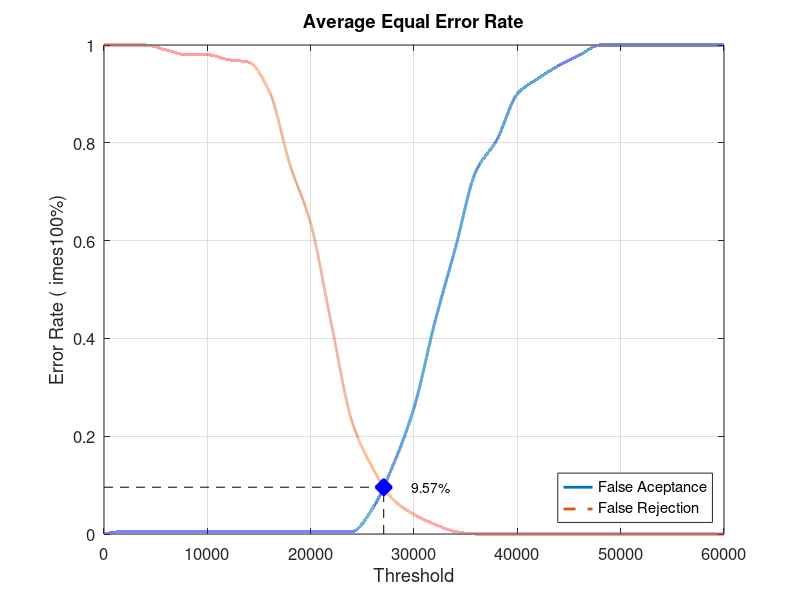
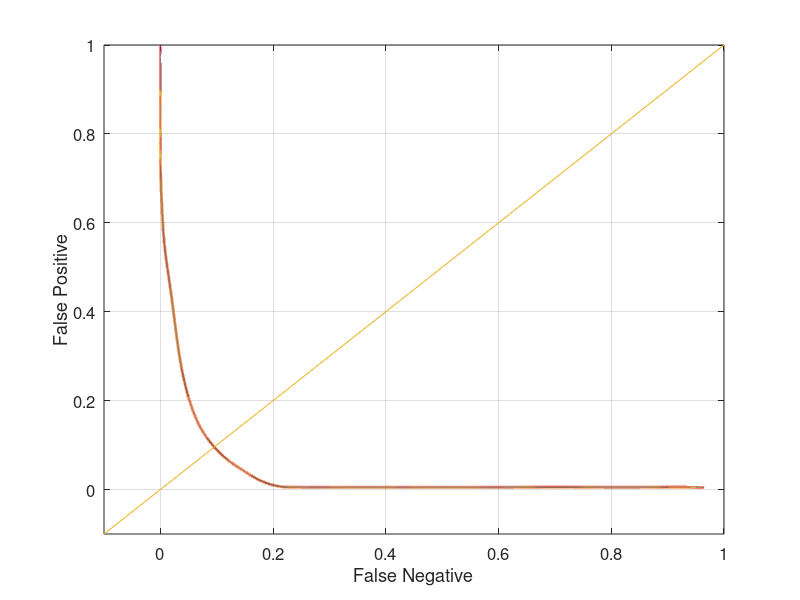

The MATLAB script that drew these images, in order:
close all;
clear;
clc;
x = 0:2000:60000;
xq = 0:0.5:60000;

y0 = [0 0.00526316 0.00526316 0.00526316 0.00526316 0.00526316 0.00526316 0.00526316 0.00526316 0.00526316 0.00526316 0.00526316 0.00526316 0.0526316 0.142105 0.257895 0.431579 0.584211 0.742105 0.805263 0.9 0.931579 0.957895 0.978947 1 1 1 1 1 1 1]
yy0 = interp1(x, y0, xq, 'pchip');
y1 = [1 1 1 0.99 0.98 0.98 0.97 0.965 0.905 0.755 0.635 0.43 0.23 0.135 0.07 0.04 0.02 0.005 0 0 0 0 0 0 0 0 0 0 0 0 0]
yy1 = interp1(x, y1, xq, 'pchip');

% Calculating EER: 
y2 = abs(y0 - y1);
find(y2 == min(y2))
yy2 = abs(yy0 - yy1);
xEER = find(yy2 == min(yy2));
xEERIndex = xq(xEER) % X-axis EER
yEER = yy0(xEER) % Y-axis EER

main = figure
plot(xq, yy0,'-','LineWidth', 2);	hold on
plot(xq, yy1,'--','LineWidth', 2);	hold on
plot([xEERIndex xEERIndex], [0 yEER], 'k--');	hold on
plot([0 xEERIndex], [yEER yEER], 'k--');	hold on
plot(xEERIndex, yEER, 'bx', 'LineWidth', 10);	hold on
text(xEERIndex + 10 * xEERIndex / 100, yEER, [num2str(round((10000 * yEER)) / 100) '%'])
legend('False Aceptance', 'False Rejection', 'Location', 'SouthEast')
xlabel('Threshold')
ylabel('Error Rate (	imes100%)')
title('Average Equal Error Rate')
set(gca, 'FontSize', 12)
axis([0 60000 0 1])
grid on

print(main, 'Database1_4Main', '-dpng');
FNRxFPR = figure('Color', [1 1 1]);
plot(yy1, yy0, '-', yy1, yy0, 'LineWidth', 2);
hold on
y = -0.1:0.1:1
plot(y, y); 
set(gca, 'FontSize', 12)
xlabel('False Negative')
ylabel('False Positive')
axis([-0.1 1 -0.1 1])
set(gca, 'FontSize', 12)
grid on

print(FNRxFPR, 'Database1_4FNRxFPR','-dpng');
